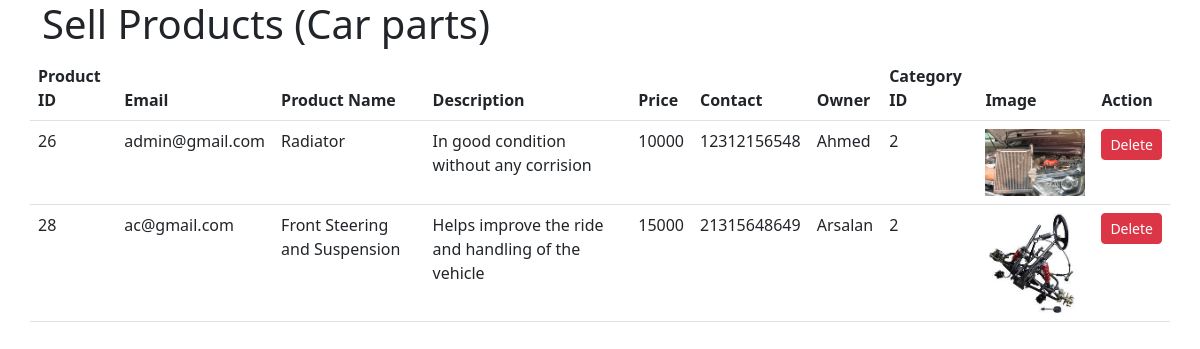
/admin-sell-carparts.php, run on the app's committed database.
### tables this page shows
CREATE TABLE `sell` (
  `id` int(11) NOT NULL,
  `c_id` int(11) NOT NULL,
  `email` varchar(255) NOT NULL,
  `name` varchar(50) NOT NULL,
  `description` varchar(50) NOT NULL,
  `price` varchar(11) NOT NULL,
  `contact` varchar(50) NOT NULL,
  `owner` varchar(255) NOT NULL,
  `image` varchar(255) NOT NULL
);

### admin-sell-carparts.php (the view, shortened to what this page needs)
<!DOCTYPE html>
<html lang="en">
    <head>
        <link href="https://cdn.jsdelivr.net/npm/bootstrap@5.2.0-beta1/dist/css/bootstrap.min.css" rel="stylesheet">
</head>
<body>
    <div class="container">
        <div class="row">
                    <div class="card-head">
                        <h1>Sell Products (Car parts)</h1>
                    </div>
                    <?php
                       $conn = mysqli_connect("localhost","root","","shopping");
                       $query = "SELECT * from sell WHERE c_id='2'";
                       $query_run = mysqli_query($conn, $query);
                    ?>
                    <table class="table">
                     <thead>
                        <tr>
                           <th>Product ID</th>
                           <th>Email</th>
                           <th>Product Name</th>
                           <th>Description</th>
                           <th>Price</th>
                           <th>Contact</th>
                           <th>Owner</th>
                           <th>Category ID</th>
                           <th>Image</th>
                           <th>Action</th>
                        </tr>
                     </thead>
                        <tbody>
                            <?php
                            if(mysqli_num_rows($query_run) > 0)
                            {
                                foreach($query_run as $row)
                                {
                                    ?>
                                    <tr>
                                   <td><?php echo $row['id']; ?></td>
                                   <td><?php echo $row['email']; ?></td>
                                   <td><?php echo $row['name']; ?></td>
                                   <td><?php echo $row['description']; ?></td>
                                   <td><?php echo $row['price']; ?></td>
                                   <td><?php echo $row['contact']; ?></td>
                                   <td><?php echo $row['owner']; ?></td>
                                   <td><?php echo $row['c_id']; ?></td>
                                   <td><img src="<?php echo 'img/'. $row['image']; ?>" width="100px"></td>
                                   <td>
                                   <a href="admin-sell-products-delete.php?id=<?php echo $row['id']; ?>" class='btn btn-danger btn-sm'>Delete</a>
                                   </td>
                                </tr>
                                <?php
                                }
                            }
                            else
                            {
                                ?>
                                <tr>
                                    <td> No Records Available</td>
                            </tr>
                               <?php
                            }
                            ?>
                        </tbody>
                    </table>
                </div>
            </div>
</body>
</html>

### data on the page
sell: id "26", email "admin@gmail.com", name "Radiator", description "In good condition without any corrision", price "10000", contact "12312156548", owner "Ahmed", c "2", image (picture)
sell: id "28", email "ac@gmail.com", name "Front Steering and Suspension", description "Helps improve the ride and handling of the vehicle", price "15000", contact "21315648649", owner "Arsalan", c "2", image (picture)
